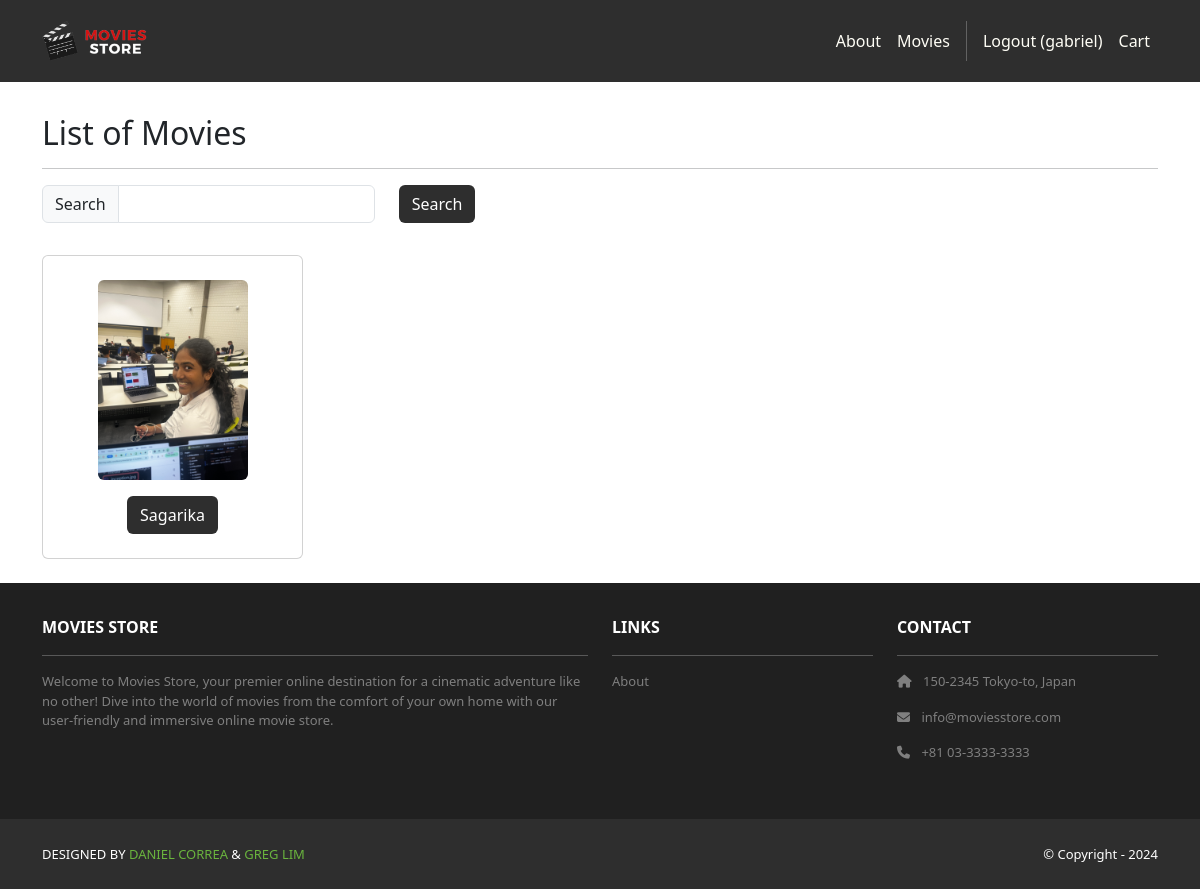
/movies/ (signed in), run on the app's committed database.
### movies/models.py (models this page shows, shortened)
class Movie(models.Model):
    id = models.AutoField(primary_key=True)
    name = models.CharField(max_length=255)
    price = models.IntegerField()
    description = models.TextField()
    image = models.ImageField(upload_to='movie_images/')

### movies/views.py (the view)
# urls.py: path('', views.index, name='cart.index'),
def index(request):
    search_term = request.GET.get('search')
    if search_term:
        movies = Movie.objects.filter(name__icontains=search_term)
    else:
        movies = Movie.objects.all()
    template_data = {}
    template_data['title'] = 'Movies'
    template_data['movies'] = movies
    return render(request, 'movies/index.html',{'template_data': template_data})

### movies/templates/movies/index.html
{% extends 'base.html' %}
{% block content %}
    {% load static %}
    <div class="p-3">
        <div class="container">
            <div class="row mt-3">
                <div class="col mx-auto mb-3">
                    <h2>List of Movies</h2>
                    <hr/>
                    <p class="card-text">
                      <form method="GET">
                        <div class="row">
                          <div class="col-auto">
                            <div class="input-group col-auto">
                              <div class="input-group-text">
                                Search</div>
                              <input type="text" class="form-control"
                                name="search">
                            </div>
                          </div>
                          <div class="col-auto">
                            <button class="btn bg-dark text-white"
                              type="submit">Search</button>
                          </div>
                        </div>
                      </form>
                    </p>
                </div>
            </div>
            <div class="row">
                {% for movie in template_data.movies %}
                    <div class="col-md-4 col-lg-3 mb-2">
                        <div class="p-2 card align-items-center pt-4">
                            <img src="{{ movie.image.url }}" class="card-img-top rounded img-card-200">
                            <div class="card-body text-center">
                                <a href="{% url 'movies.show' id=movie.id %}" class="btn bg-dark text-white">
                                    {{ movie.name }}
                                </a>
                            </div>
                        </div>
                    </div>
                {% endfor %}
            </div>
        </div>
    </div>
{% endblock content %}

### moviesstore/templates/base.html (shortened to what this page needs)
<!DOCTYPE html>
<html>
  {% load static %}
  <head>
    <link href="https://cdn.jsdelivr.net/npm/bootstrap@5.3.3/dist/css/bootstrap.min.css" rel="stylesheet">
    <link rel="stylesheet" href="https://cdnjs.cloudflare.com/ajax/libs/font-awesome/6.1.1/css/all.min.css">
    <link rel="stylesheet" type="text/css" href="{% static 'css/style.css' %}">
  </head>
  <body class="bg-index">
  <div class="content-container">
    <nav class="p-3 navbar navbar-dark bg-dark navbar-expand-lg">
      <div class="container">
        <a class="navbar-brand" href="{% url 'home.index' %}">
          <img src="{% static 'img/logo.png' %}" alt="logo" height="40" />
        </a>
        <div class="collapse navbar-collapse" id="navbarNavAltMarkup">
          <div class="navbar-nav ms-auto navbar-ml">
            <a class="nav-link" href="{% url 'home.about' %}">About</a>
            <a class="nav-link" href="{% url 'movies.index' %}">Movies</a><div class="vr bg-white mx-2 d-none d-lg-block"></div>
              {% if user.is_authenticated %}
            <a class="nav-link"
              href="{% url 'accounts.logout' %}">Logout ({{ user.username }})</a>
            {% else %}
            <a class="nav-link" href="{% url 'accounts.login' %}">Login</a>
            <a class="nav-link"
              href="{% url 'accounts.signup' %}">
              Sign Up
            </a>
              {% endif %}
            <a class="nav-link" href="{% url 'cart.index' %}">Cart</a>
          </div>
        </div>
      </div>
    </nav>
    <div>
      {% block content %}
      {% endblock content %}
    </div>
    <section class="p-3 ms-footer d-none d-md-block">
      <div class="container">
        <div class="row mt-3 text-white">
          <div class="col-md-6 col-lg-6 col-xl-6 mx-auto mb-4">
            <b>MOVIES STORE</b>
            <hr />
            <p>Welcome to Movies Store, your premier online destination for a cinematic
              adventure like no other! Dive into the world of movies from the comfort of your own home with our user-friendly
              and immersive online movie store.</p>
          </div>
          <div class="col-md-3 col-lg-3 col-xl-3 mx-auto mb-4">
            <b>LINKS</b>
            <hr />
            <p><a class="nav-link" href="{% url 'home.about' %}">About</a></p>
          </div>
          <div class="col-md-3 col-lg-3 col-xl-3 mx-auto mb-4">
            <b>CONTACT</b>
            <hr />
            <p><i class="fas fa-home me-2"></i> 150-2345 Tokyo-to, Japan</p>
            <p><i class="fas fa-envelope me-2"></i> info@moviesstore.com</p>
            <p><i class="fas fa-phone me-2"></i> +81 03-3333-3333</p>
          </div>
        </div>
      </div>
    </section>
    <section class="p-3 ms-footer-bottom bg-dark">
      <div class="container d-flex justify-content-between">
        <div class="me-5 text-white">
          <span>DESIGNED BY <a href="https://www.x.com/danielgarax" target="_blank">DANIEL CORREA</a> &
            <a href="https://www.x.com/greglim81" target="_blank">GREG LIM</a>
          </span>
        </div>
        <div class="text-white">
          <span>© Copyright - 2024</span>
        </div>
      </div>
    </section>
  </div>
  </body>
</html>

### moviesstore/static/css/style.css (style rules this page uses)
.bg-index { background: url("../img/background.jpg") no-repeat fixed; background-size: 100% auto; }
.navbar a.nav-link { color: #FFFEF6 !important; }
.bg-dark { background-color: #2E2E2E !important; }
.ms-footer { background-color: #202020; }
.ms-footer p { color: #7F7F7F; font-size: 13px; }
.ms-footer-bottom span { font-size: 13px; line-height: 38px; }
.ms-footer-bottom a { color: #6ab43e; text-decoration: none; }
.img-card-200 { width: fit-content; max-height: 200px; }
html, body { height: 100%; margin: 0; }
.content-container { display: flex; flex-direction: column; min-height: 100%; }

### data on the page
Movie: image (picture), name "Sagarika"

### other printed values
{{ user.username }} "gabriel"
